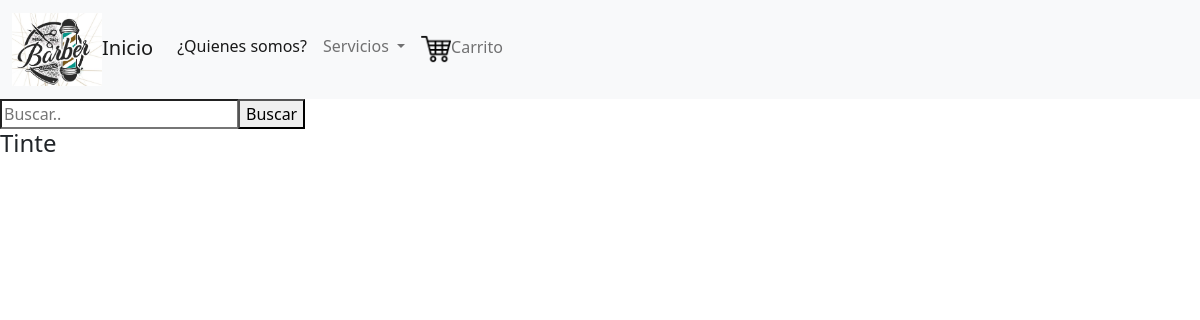
The page /servicios/tinte on the database as committed earlier.
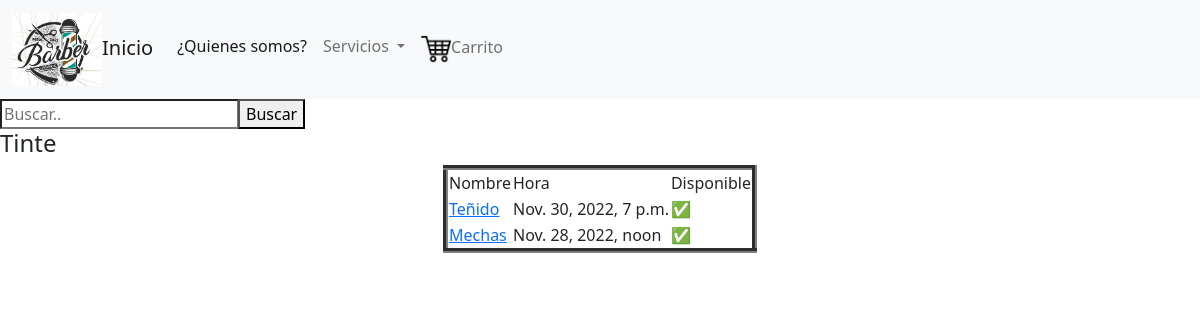
The same page on the database as committed later.
### barbershopApp/models.py (models this page shows)
class Tinte(models.Model):
    nombre = models.CharField(max_length=100, blank=False, null=False)
    hora = models.DateTimeField(null=False)
    disponible = models.BooleanField(blank=False, null=False)
    imagen = models.ImageField(upload_to='barbershopApp/static/media', null=False, blank=False)
    descripcion = models.TextField(max_length=255, blank=False, null=False)
    precio = models.FloatField(null = False, blank=False)

### barbershopApp/views.py (the view)
# urls.py: path('servicios/tinte', views.list_tintes, name = 'tintes'),
def list_tintes(request):
    queryset=request.GET.get("buscar")
    servicios = Tinte.objects.filter(
            Q(disponible = True))
    if queryset:
        servicios = Tinte.objects.filter(
            Q(nombre__icontains = queryset)
        ).distinct()
    return render(request, 'tintes/tinte.html', {'tintes' : servicios})

### barbershopApp/templates/tintes/tinte.html (shortened to what this page needs)
{% extends 'base.html' %}
{% block content %}
<div class="col-md-12 search">
    <form method="get">
      <div id="custom-search-input">
        <div class="input-group col-md-12">
          <input type="text" class="from-control" placeholder="Buscar.." name="buscar">
          <span class="input-group-list">
            <button type="submit" class="boton btn-success">Buscar</button>
          </span>
        </div>
      </div>
    </form>
</div>
<h4>Tinte</h4>
<div>
    {% if tintes.count > 0 %}
    <table border="5" style="margin: 0 auto;">
        <tr>
            <td>Nombre</td>
            <td>Hora</td>
            <td>Disponible</td>
        </tr>
        {% for s in tintes %}
            <tr>
                <td><a href="{% url 'tintes' %}/{{s.id}}">{{s.nombre}}</a></td>
                <td>{{s.hora}}</td>
                {% if s.disponible == True %}
                <td>✅</td>
                {% else %}
                <td>❌</td>
                {% endif %}
            </tr>
            {% endfor %}
        </table>
        {% endif %}
    </div>
{% endblock %}

### barbershopApp/templates/base.html (shortened to what this page needs)
{% load static %}
<!DOCTYPE html>
<html>
<head>
    <link href="https://cdn.jsdelivr.net/npm/bootstrap@5.2.2/dist/css/bootstrap.min.css" rel="stylesheet">
</head>
    <body>
        <nav class="navbar navbar-expand-lg bg-light">
            <div class="container-fluid">
              <a class="navbar-brand" href="{% url 'home' %}"><img src ="{% static 'media/Ilustracion_sin_titulo.png' %}" alt="" width="90">Inicio</a>
              <div class="collapse navbar-collapse" id="navbarSupportedContent">
                <ul class="navbar-nav me-auto mb-2 mb-lg-0">
                  <li class="nav-item">
                    <a class="nav-link active" aria-current="page" href="{% url 'nosotros' %}">¿Quienes somos?</a>
                  </li>
                  <li class="nav-item dropdown">
                    <a class="nav-link dropdown-toggle" href="#" role="button" data-bs-toggle="dropdown" aria-expanded="false">
                      Servicios
                    </a>
                  </li>
                  <li class="nav-item">
                    <a class="nav-link" href="#"> <img src ="{% static 'media/carrito.png' %}" alt="" width="30">Carrito<a>
                  </li>
                </ul>
              </div>
            </div>
          </nav>
    {% block content %}{% endblock %}
    </body>
</html>

Rows that differ between the two databases and show on the page:
added Tinte: nombre "Teñido", hora "Nov. 30, 2022, 7 p.m."
added Tinte: nombre "Mechas", hora "Nov. 28, 2022, noon"
Other text that changed with them:
text now shown: "Nombre Hora Disponible"
